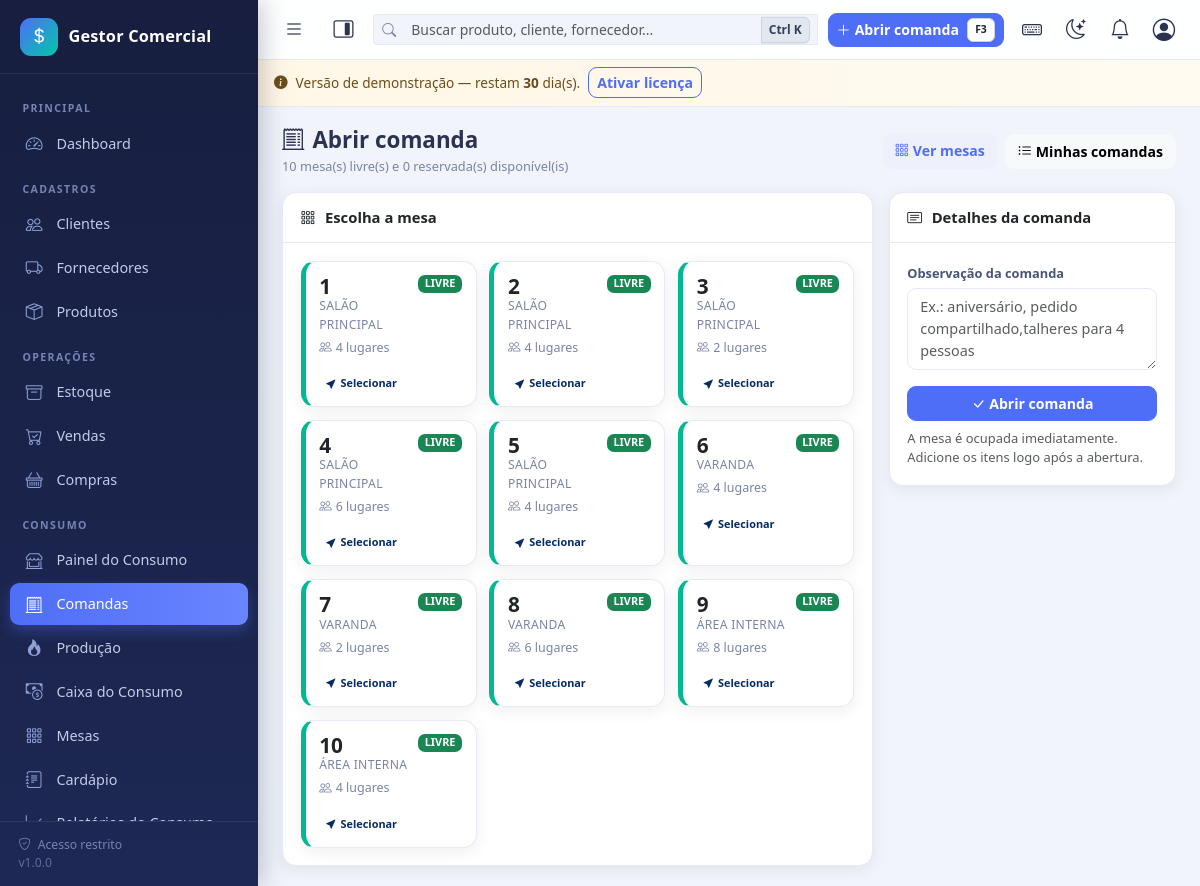
The page /consumo/comandas/nova.php (signed in) on the database its author committed.
### tables this page shows
CREATE TABLE IF NOT EXISTS `mesas` (
  `id` int(11) NOT NULL AUTO_INCREMENT,
  `numero` smallint(5) unsigned NOT NULL,
  `nome` varchar(40) DEFAULT NULL,
  `capacidade` smallint(5) unsigned NOT NULL DEFAULT 4,
  `status` enum('LIVRE','OCUPADA','RESERVADA') NOT NULL DEFAULT 'LIVRE',
  `ativo` tinyint(1) NOT NULL DEFAULT 1,
  `criado_em` datetime NOT NULL DEFAULT current_timestamp(),
  PRIMARY KEY (`id`),
  UNIQUE KEY `uk_mesas_numero` (`numero`),
  KEY `ix_mesas_status` (`status`, `ativo`)
);

### config/auth.php (called while the page is built, shortened)
<?php
function usuario_atual(): ?array
{
    static $usuario = null;
    static $carregado = false;
    if ($carregado) {
        return $usuario;
    }
    $carregado = true;
    try {
        $stmt = db()->prepare('SELECT * FROM usuarios WHERE id = ? LIMIT 1');
        $stmt->execute([(int)$_SESSION['user_id']]);
        $linha = $stmt->fetch();
        $usuario = $linha;
    } catch (Throwable $e) {
        erro_banco($e, 'usuario_atual');
    }
    return $usuario;
}
function exigir_login(): void
{
    if (!usuario_atual()) {
        if (is_ajax()) {
            json_resposta(false, 'Sessão expirada. Faça login novamente.', null, 401);
        }
        flash('warning', 'Faça login para acessar o sistema.');
        redirecionar('login/index.php');
    }
}
function permissao_carregadas(): array
{
    $usuario = usuario_atual();
    $permitidas = [];
    try {
        $chaves = [];
        if ((int)$usuario['is_admin'] === 1) {
            $stmt = db()->query('SELECT chave FROM permissoes');
            foreach ($stmt->fetchAll() as $l) {
                $chaves[] = $l['chave'];
            }
            return $permitidas = array_flip($chaves);
        }
        $permitidas = array_flip(array_unique($chaves));
    } catch (Throwable $e) {
        erro_banco($e, 'permissao_carregadas');
    }
    return $permitidas;
}
function tem_permissao(string $chave): bool
{
    $usuario = usuario_atual();
    if ((int)$usuario['is_admin'] === 1) {
        return true;
    }
    return array_key_exists($chave, permissao_carregadas());
}

### config/database.php (called while the page is built, shortened)
<?php
function db(): PDO
{
    static $pdo = null;
    if ($pdo === null) {
        $dsn = 'mysql:host=' . DB_HOST . ';dbname=' . DB_NAME . ';charset=' . DB_CHARSET;
        try {
            $pdo = new PDO($dsn, DB_USER, DB_PASS, [
                PDO::ATTR_ERRMODE            => PDO::ERRMODE_EXCEPTION,
                PDO::ATTR_DEFAULT_FETCH_MODE => PDO::FETCH_ASSOC,
                PDO::ATTR_EMULATE_PREPARES   => false,
            ]);
        } catch (PDOException $e) {
            error_log('[BANCO] Falha de conexão: ' . $e->getMessage());
            http_response_code(500);
            if (defined('DEV_MODE') && DEV_MODE) {
                exit('Falha na conexão com o banco de dados. Verifique se o MySQL/MariaDB está ativo e se os dados em config/config.php estão corretos.');
            }
            exit('Serviço temporariamente indisponível.');
        }
    }
    return $pdo;
}

### consumo/comandas/nova.php (the view, shortened to what this page needs)
<?php
exigir_login();
$pdo = db();
$stmt = $pdo->query(
    "SELECT m.*,
            (SELECT COUNT(*) FROM comandas c WHERE c.mesa_id = m.id AND c.status = 'ABERTA') AS comanda_aberta
       FROM mesas m
      WHERE m.ativo = 1
      ORDER BY m.numero"
);
$mesas = $stmt->fetchAll();
$qtdLivres = 0;
$qtdReservadas = 0;
foreach ($mesas as $m) {
    if ($m['status'] === 'RESERVADA') {
        $qtdReservadas++;
    } else {
        $qtdLivres++;
    }
}
include INC . 'header.php';
?>
<div class="page-header">
    <div>
        <h1><i class="bi bi-receipt-cutoff me-2"></i>Abrir comanda</h1>
        <span class="subtitulo">
            <?= $qtdLivres ?> mesa(s) livre(s) e <?= $qtdReservadas ?> reservada(s) disponível(is)
        </span>
    </div>
    <div class="d-flex gap-2">
        <a href="<?= url('consumo/mesas/index.php') ?>" class="btn btn-soft">
            <i class="bi bi-grid-3x3-gap me-1"></i>Ver mesas
        </a>
        <?php if (tem_permissao('comandas_ver')): ?>
        <a href="<?= url('consumo/comandas/index.php') ?>" class="btn btn-light">
            <i class="bi bi-list-ul me-1"></i>Minhas comandas
        </a>
        <?php endif; ?>
    </div>
</div>
<form method="post" action="<?= url('consumo/comandas/salvar.php') ?>" id="formAbrir">
    <div class="row g-3">
        <div class="col-12 col-lg-8">
            <div class="card">
                <div class="card-header-custom"><i class="bi bi-grid-3x3-gap"></i>Escolha a mesa</div>
                <div class="card-body-custom">
                    <div class="mesa-grid">
                        <?php foreach ($mesas as $m): ?>
                        <?php $ocupada = (int)$m['comanda_aberta'] > 0; ?>
                        <label class="mesa-card <?= $ocupada ? 'OCUPADA' : e($m['status']) ?>"
                               style="cursor:<?= $ocupada ? 'not-allowed' : 'pointer' ?>;
                                      opacity:<?= $ocupada ? '.55' : '1' ?>">
                            <div class="d-flex justify-content-between align-items-start">
                                <div>
                                    <div class="mesa-numero"><?= (int)$m['numero'] ?></div>
                                    <?php if ($m['nome']): ?>
                                    <div class="mesa-nome"><?= e($m['nome']) ?></div>
                                    <?php endif; ?>
                                </div>
                                <?php if ($ocupada): ?>
                                <span class="badge bg-secondary text-uppercase">Ocupada</span>
                                <?php else: ?>
                                <?= badge_status((string)$m['status']) ?>
                                <?php endif; ?>
                            </div>
                            <div class="mesa-meta">
                                <span><i class="bi bi-people me-1"></i><?= (int)$m['capacidade'] ?> lugares</span>
                            </div>
                            <?php if (!$ocupada): ?>
                            <div class="mt-2">
                                <span class="badge text-bg-primary-subtle text-primary-emphasis">
                                    <i class="bi bi-cursor-fill me-1"></i>Selecionar
                                </span>
                            </div>
                            <?php endif; ?>
                        </label>
                        <?php endforeach; ?>
                    </div>
                </div>
            </div>
        </div>
        <div class="col-12 col-lg-4">
            <div class="card mb-3">
                <div class="card-header-custom"><i class="bi bi-card-text"></i>Detalhes da comanda</div>
                <div class="card-body-custom">
                    <div class="mb-3">
                        <label class="form-label" for="observacao">Observação da comanda</label>
                        <textarea class="form-control" id="observacao" name="observacao" rows="3" maxlength="255"
                                  placeholder="Ex.: aniversário, pedido compartilhado,talheres para 4 pessoas"></textarea>
                    </div>
                    <button type="submit" class="btn btn-primary w-100" id="btnAbrir">
                        <i class="bi bi-check-lg me-1"></i>Abrir comanda
                    </button>
                    <small class="text-muted d-block mt-2">
                        A mesa é ocupada imediatamente. Adicione os itens logo após a abertura.
                    </small>
                </div>
            </div>
        </div>
    </div>
</form>
<?php include INC . 'footer.php'; ?>

### includes/functions.php (shortened to what this page needs)
<?php
function e($valor): string
{
    return htmlspecialchars((string)$valor, ENT_QUOTES, 'UTF-8');
}
function url(string $caminho = ''): string
{
    return BASE_URL . '/' . ltrim($caminho, '/');
}
function badge_status(string $status): string
{
    $classes = [
        'PENDENTE' => 'warning', 'PAGO' => 'success', 'VENCIDO' => 'danger',
        'CANCELADO' => 'secondary', 'CANCELADA' => 'secondary', 'PARCIAL' => 'info',
        'FINALIZADA' => 'success', 'ORCAMENTO' => 'info',
        'FISICA' => 'primary', 'JURIDICA' => 'secondary',
        'ABERTA' => 'primary', 'FECHADA' => 'success',
        'LIVRE' => 'success', 'OCUPADA' => 'warning', 'RESERVADA' => 'info',
        'PREPARANDO' => 'info', 'PRONTO' => 'success', 'ENTREGUE' => 'secondary',
    ];
    $cls = $classes[$status] ?? 'secondary';
    return '<span class="badge bg-' . $cls . ' text-uppercase">' . e($status) . '</span>';
}

### assets/css/app.css (style rules this page uses)
:root { --sidebar-w: 258px; --sidebar-bg: linear-gradient(180deg, #171e3f 0%, #1d2854 100%); --accent: #4f6ef7; --accent-2: #00c9a7; --danger-soft: #ff6b81; --bg: #f1f4fa; --card-bg: #ffffff; --card-radius: 14px; --shadow: 0 4px 16px rgba(23, 30, 63, .07); --shadow-lg: 0 10px 30px rgba(23, 30, 63, .12); --text: #2b3350; --muted: #7a84a3; --border: #e6eaf4; --topbar-bg: rgba(255, 255, 255, .92); }
* { box-sizing: border-box; }
html, body { height: 100%; }
body { font-family: "Segoe UI", system-ui, -apple-system, Roboto, Arial, sans-serif; background: var(--bg); color: var(--text); font-size: .925rem; overflow-x: hidden; }
a { text-decoration: none; }
.page-header { display: flex; flex-wrap: wrap; align-items: center; justify-content: space-between; gap: .6rem; margin-bottom: 1rem; }
.page-header h1 { font-size: 1.25rem; font-weight: 700; margin: 0; }
.page-header .subtitulo { color: var(--muted); font-size: .8rem; }
.card { border: 1px solid var(--border); border-radius: var(--card-radius); box-shadow: var(--shadow); background: #fff; }
.card-header-custom { padding: .85rem 1.1rem; font-weight: 600; border-bottom: 1px solid var(--border); display: flex; align-items: center; gap: .6rem; }
.card-body-custom { padding: 1.1rem; }
.form-label { font-size: .8rem; font-weight: 600; color: #4a5474; margin-bottom: .3rem; }
.form-control, .form-select { border-color: var(--border); border-radius: 9px; font-size: .9rem; padding: .48rem .75rem; }
.btn { border-radius: 9px; font-size: .88rem; font-weight: 600; }
.btn-primary { background: var(--accent); border-color: var(--accent); }
.btn-soft { background: #eef1fb; border: 0; color: var(--accent); }
.badge { font-size: .68rem; padding: .35em .6em; border-radius: 7px; font-weight: 600; }
@media (min-width: 992px) { .page-header h1 { font-size: 1.4rem; } }

### assets/css/consumo.css (style rules this page uses)
.mesa-grid { display: grid; grid-template-columns: repeat(auto-fill, minmax(150px, 1fr)); gap: .8rem; }
.mesa-card { position: relative; border: 1px solid var(--border); border-left: 5px solid var(--muted); border-radius: var(--card-radius); background: var(--card-bg); box-shadow: var(--shadow); padding: .8rem .85rem; display: flex; flex-direction: column; gap: .3rem; transition: transform .15s ease, box-shadow .15s ease; text-decoration: none; color: inherit; height: 100%; }
.mesa-card.LIVRE { border-left-color: #00b894; }
.mesa-numero { font-size: 1.3rem; font-weight: 700; line-height: 1.1; }
.mesa-nome { font-size: .76rem; color: var(--muted); text-transform: uppercase; letter-spacing: .3px; }
.mesa-meta { font-size: .78rem; color: var(--muted); display: flex; align-items: center; gap: .3rem; flex-wrap: wrap; }

### rows shown on the page
mesas: numero "1", nome "SALÃO PRINCIPAL", status "LIVRE", capacidade "4"
mesas: numero "2", nome "SALÃO PRINCIPAL", status "LIVRE", capacidade "4"
mesas: numero "3", nome "SALÃO PRINCIPAL", status "LIVRE", capacidade "2"
mesas: numero "4", nome "SALÃO PRINCIPAL", status "LIVRE", capacidade "6"
mesas: numero "5", nome "SALÃO PRINCIPAL", status "LIVRE", capacidade "4"
mesas: numero "6", nome "VARANDA", status "LIVRE", capacidade "4"
mesas: numero "7", nome "VARANDA", status "LIVRE", capacidade "2"
mesas: numero "8", nome "VARANDA", status "LIVRE", capacidade "6"
mesas: numero "9", nome "ÁREA INTERNA", status "LIVRE", capacidade "8"
mesas: numero "10", nome "ÁREA INTERNA", status "LIVRE", capacidade "4"

### other values the page prints
$nomeEmpresa "Gestor Comercial"
$rotulo "Clientes"
$rotulo "Fornecedores"
$rotulo "Produtos"
$rotulo "Estoque"
$rotulo "Vendas"
$rotulo "Compras"
rotulo_consumo() "CONSUMO"
licenca_dias_restantes() "30"
$qtdLivres "10"
$qtdReservadas "0"
